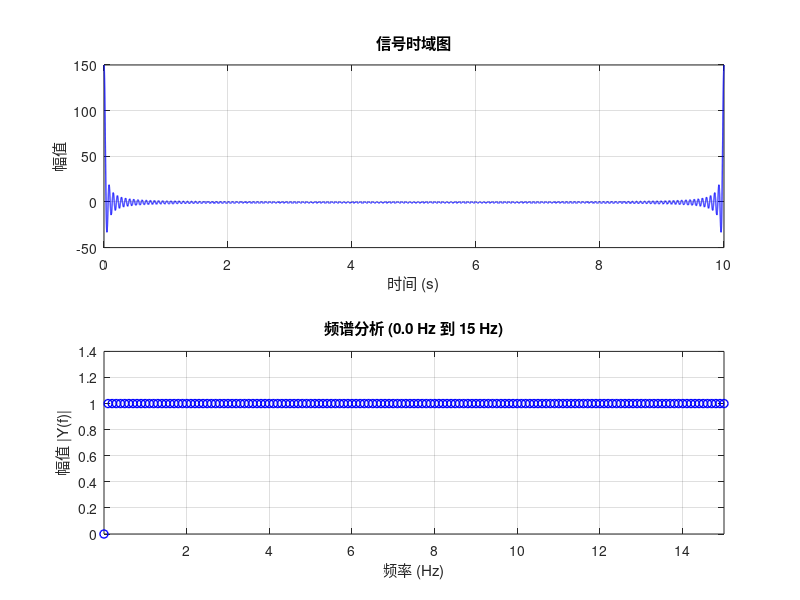

Write the MATLAB code that produced this figure.
clear all

% 参数设置
Fs = 10000;            % 采样频率 (Hz)
T = 1/Fs;             % 采样间隔 (s)
L = 100000;            % 信号长度
t = (0:L-1)*T;        % 时间向量 (s)
x = 2*pi*1*t;         % 基频 1 Hz (时间轴转换为角度)

% 生成信号（可根据需要修改）
% 示例1：基频1Hz + 谐波（原问题）
y = 0;
for i = 1:150
    y = y + cos(0.1*i*x); % 基频1Hz，谐波至150Hz
end

% 示例2：自定义信号
% y = cos(10*t) + 0.5*cos(30*t); % 10Hz + 30Hz信号

% 傅里叶变换
Y = fft(y);
P2 = abs(Y/L);                % 双边频谱幅值
P1 = P2(1:L/2+1);             % 单边频谱
P1(2:end-1) = 2*P1(2:end-1);  % 幅值修正
f = Fs*(0:(L/2))/L;           % 频率向量 (Hz)

% 自动检测有效频率范围
threshold = 0.0001 * max(P1);    % 幅值阈值为最大值的0.01%
valid_freqs = f(P1 > threshold); % 显著频率成分
f_min = max(0.001, floor(min(valid_freqs))); % 最小频率（至少0.001Hz）
f_max = ceil(max(valid_freqs)); % 最大频率（向上取整）


% 图1：信号时间图
subplot(2,1,1);
plot(t, y, 'b-', 'LineWidth', 1);
xlabel('时间 (s)');
ylabel('幅值');
title('信号时域图');
grid on;

% 图2：自适应频谱图
subplot(2,1,2);
plot(f, P1, 'bo', 'LineWidth', 1);
xlim([f_min, f_max]); % 动态调整频率范围
xlabel('频率 (Hz)');
ylabel('幅值 |Y(f)|');
title(sprintf('频谱分析 (%.1f Hz 到 %.0f Hz)', f_min, f_max));
grid on;
